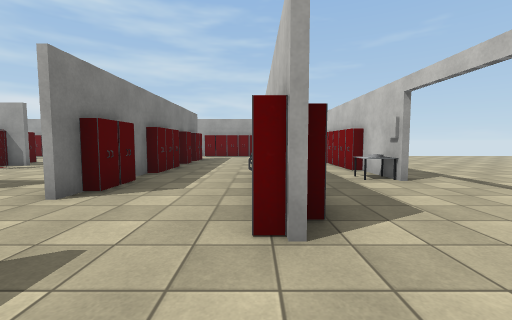
view 1 (above)

24 first-person views from a walk through a Unity game level. The camera is 1.3 m above the floor, tilts 4° down and sees 90° across. The floor is counted in squares, 1.89 m on a side. Each view is taken from the middle of a square. On the plan, view 1 faces up. The plan holds only what a view shows up to about 9 squares ahead; the rest is blank. The player character is not drawn. Some animated figures are not drawn. Door leaves are left out, so doorways stand open. Some surface patterns are stand-ins.

view 2
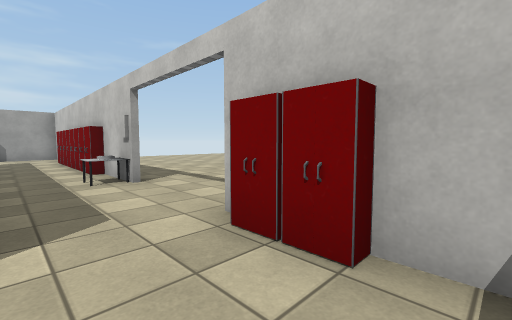

view 3
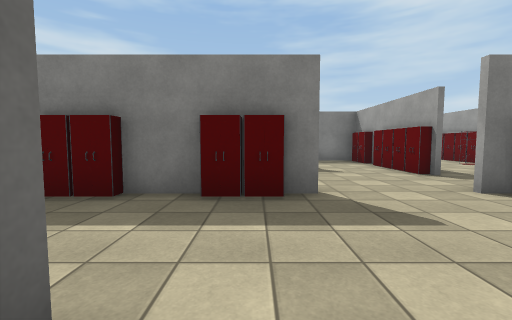

view 4
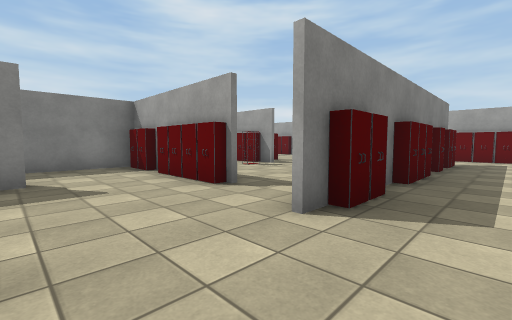

view 5
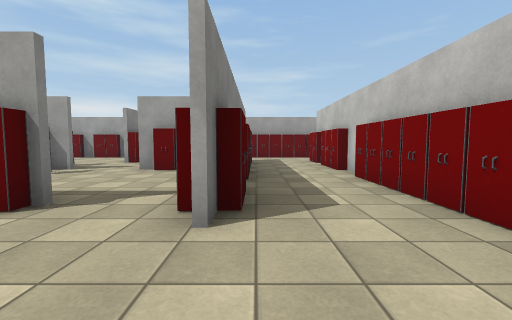

view 6
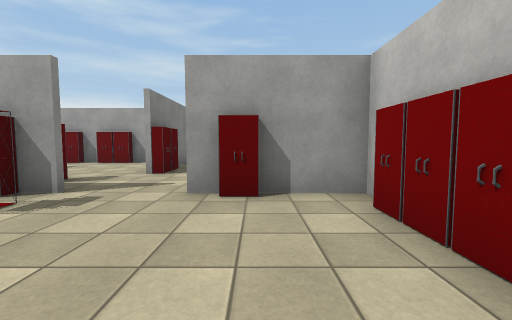

view 7
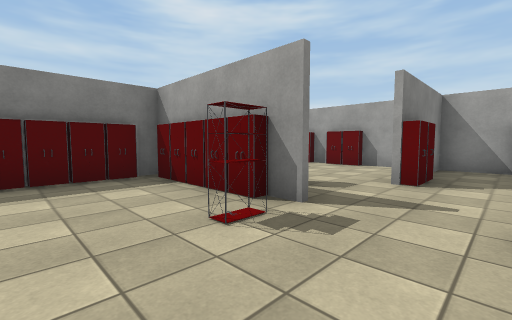

view 8
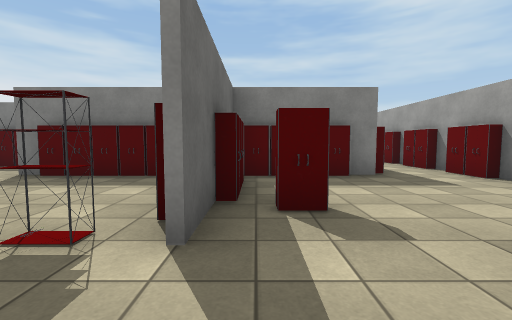

view 9
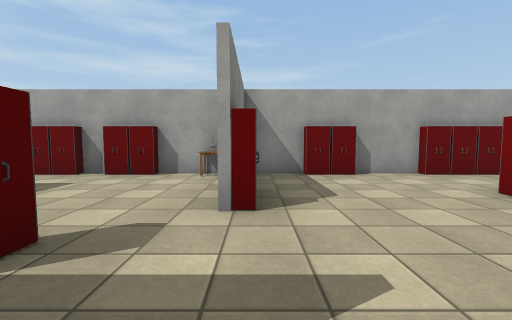

view 10
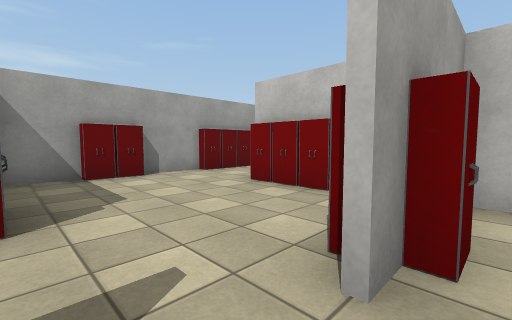

view 11
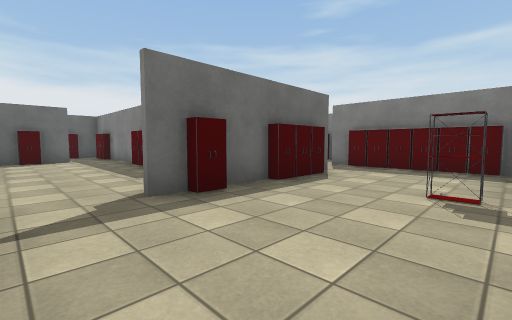

view 12
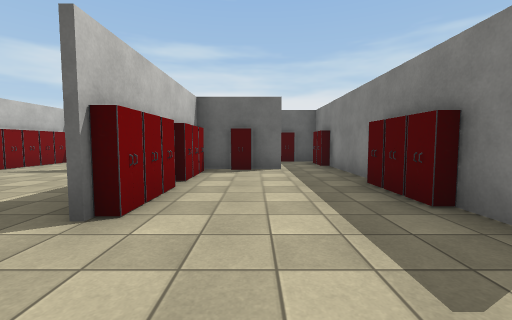

view 13
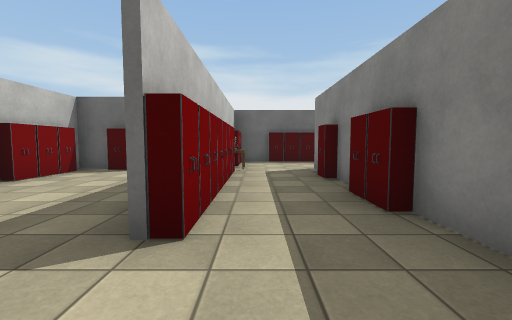

view 14
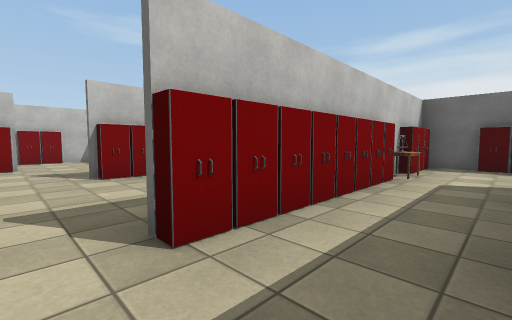

view 15
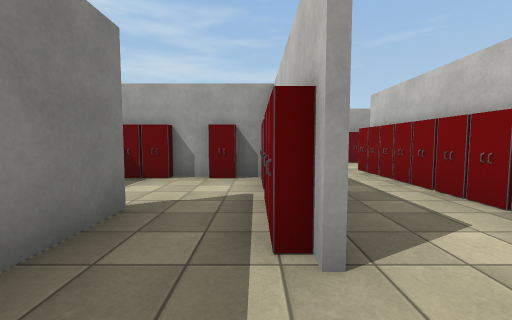

view 16
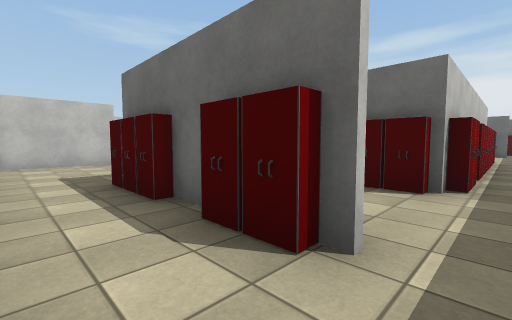

view 17
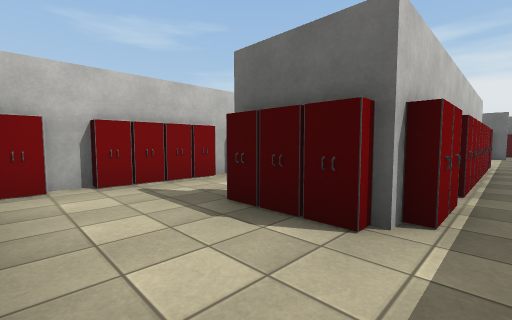

view 18
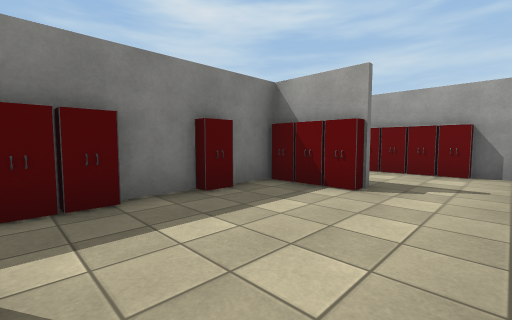

view 19
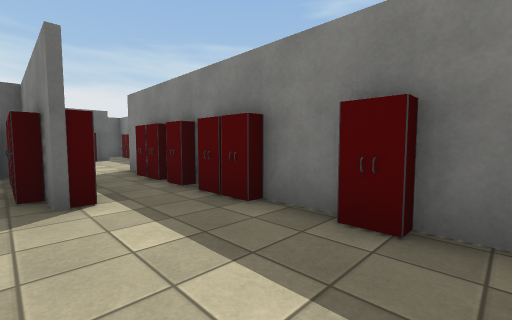

view 20
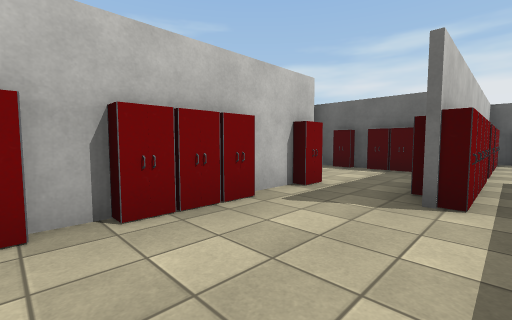

view 21
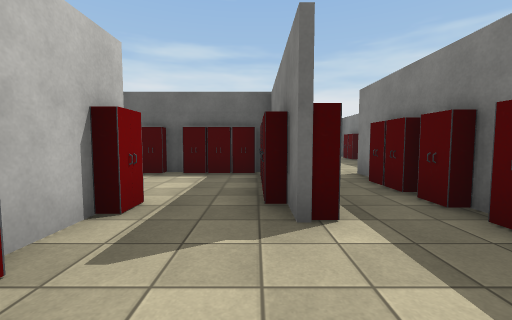

view 22
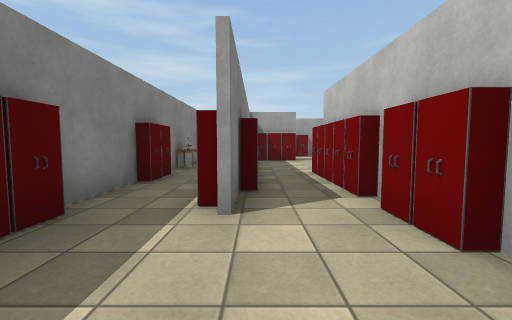

view 23
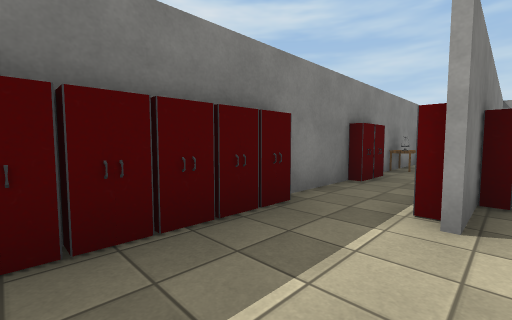

view 24
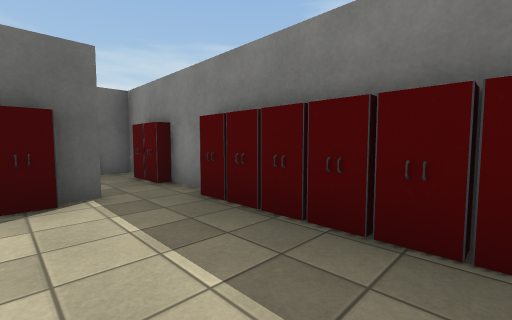

### Floor plan
Key: @ floor where view 1 was taken; # wall or solid block; . floor; D open door; O other object.
Columns run from 16 left of view 1 to 8 right of it. Each row starts with its distance up from view 1.
 13    ###############
 12  ..OOOOOOO#OO.OO ..
 11  .OOOO#...#..... ..
 10  . OOOO...O..OO.O.O
  9  ....OO.......O.O O  ....
  8  .OO.OOOO...O O.O O .....
  7  O#..OOOOO..O.O.O O ....
  6 #OO..OO..O...OO.O.O#...
  5 OOO..OO.......#.O.OO..
  4 #.OO..O#OOOO.OO.O..D.
  3 OOOOOO# ........ ..D.
  2 #OOOO.. ........OO.D
  1 #O#OO.. ..O.......O#
  0 O..OOOO#O.O..OO.@..#
 -1 O..O ..O..O..O#..
 -2 O..O ..OO.O..OO...
 -3 O.OO  #O..O.OOO  .O
 -4 O.    #...OO     .O
 -5 O.     ...O.      O
 -6 #      OO#OO      #

Positions as (right, up) in squares from view 1, and headings:
1: (0, 0), facing up
2: (1, 0), facing up-right
3: (1, 0), facing left
4: (-1, 1), facing up-left
5: (-2, 1), facing up
6: (-4, 4), facing up
7: (-5, 5), facing up-left
8: (-5, 8), facing left
9: (-6, 7), facing up
10: (-6, 7), facing up-right
11: (-3, 7), facing down-left
12: (-4, 3), facing down
13: (-7, 3), facing down
14: (-8, 2), facing down-right
15: (-9, -5), facing up
16: (-15, 12), facing down-right
17: (-15, 10), facing down-right
18: (-11, 4), facing up-left
19: (-12, 7), facing down-left
20: (-13, 7), facing down-right
21: (-12, 6), facing down
22: (-14, -2), facing up
23: (-14, -2), facing up-left
24: (-14, 0), facing down-left
